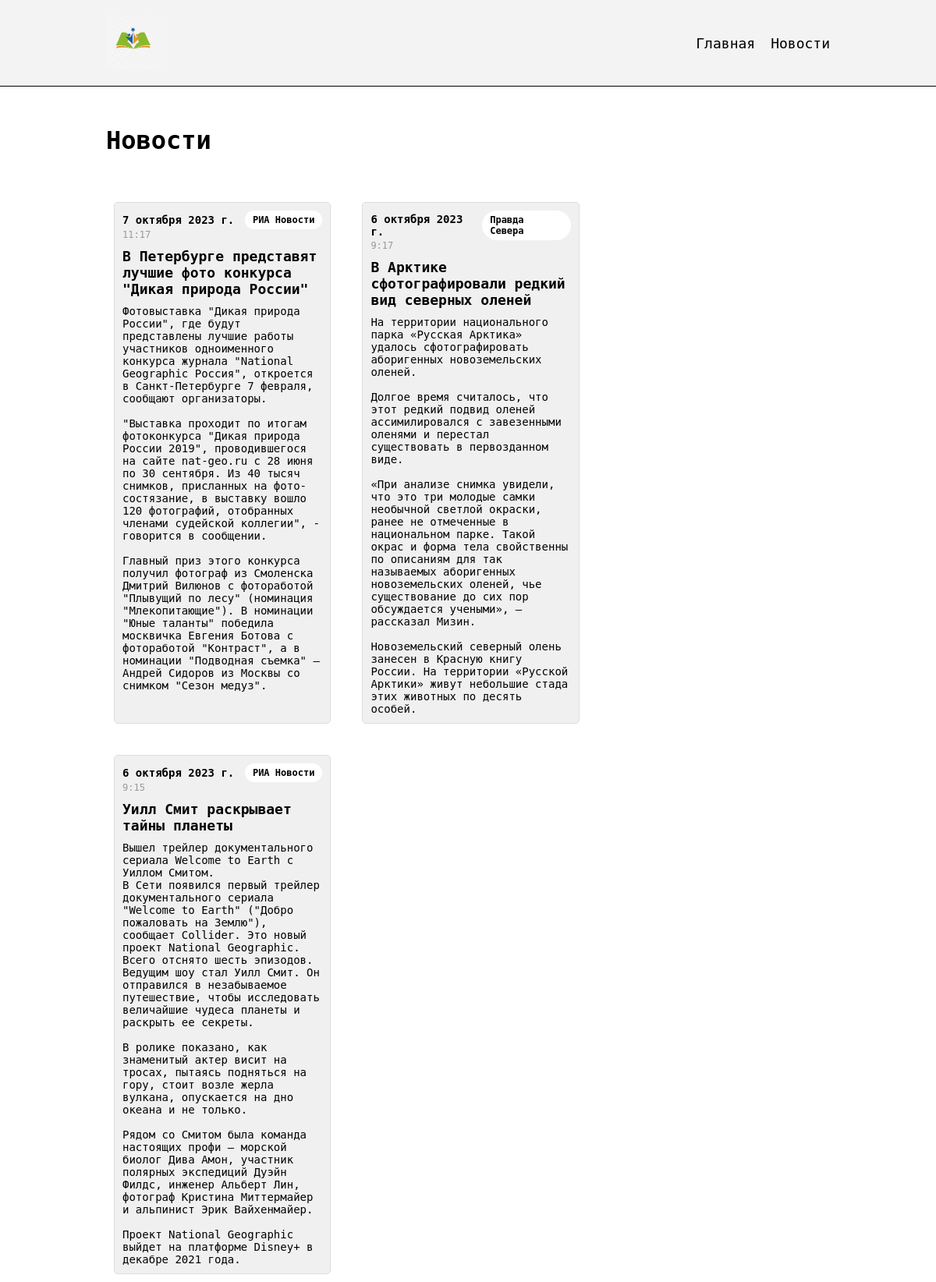
The page / on the database its author committed.
### index/models.py (models this page shows)
class News(models.Model):
    title = models.CharField(max_length=255, verbose_name='Заголовок')
    content = models.TextField(blank=True, verbose_name='Описание')
    date = models.DateTimeField(auto_now_add=True, verbose_name='Время создания')
    author = models.CharField(max_length=255, verbose_name='Автор')
    class Meta:
        verbose_name = 'Статья'
        verbose_name_plural = 'Статьи'
        ordering = ['-date']

### index/views.py (the view)
# urls.py: path('', main, name = 'home')
def main(request):
    news = News.objects.all()
    my_context = {
        'title': 'Новости',
        'menu': menu,
        'news': news
    }
    return render(request, 'index/index.html', context=my_context)

### index/templates/index/index.html
{% extends 'index/base.html' %}
{% block content %}
    <div class="container">
        <h1 class="main__title">{{ title }}</h1>
        <div class="news__row">
            {% for article in news %}
            <div class="news__card">
                <div class="news__header">
                    <p class="news__date">{{ article.date.date }}</p>
                    <div class="news__author">
                        {{article.author}}
                    </div>
                </div>
                <p class="news__time">{{ article.date.time }}</p>
                <h2 class="news__title">{{ article.title }}</h2>
                <p class="news__content">{{ article.content|linebreaksbr}} </p>
            </div>
            {% endfor %}
        </div>
    </div>
{% endblock %}

### index/templates/index/base.html (shortened to what this page needs)
{% load static %}
<!DOCTYPE html>
<html lang="ru">
<head>
    <link type="text/css" href="{% static 'index/css/style.css'%}" rel="stylesheet" />
</head>
<body>
    {% block mainmenu %}
        <header class="header">
            <div class="container">
                <div class="header__container">
                    <a href="{% url 'home' %}" class="header__logo"><img src="{% static 'index/images/logo.png' %}"></a>
                    <ul class="header__menu menu">
                        {% for item in menu %}
                        <li class="menu__item"><a href="{% url item.url_name %}">{{ item.title }}</a></li>
                        {% endfor %}
                    </ul>
                </div>
            </div>
        </header>
    {% endblock %}
    {% block content %}
    {% endblock %}
</body>
</html>

### index/static/index/css/style.css (style rules this page uses)
html { height: 100%; scroll-behavior: smooth; font-family: 'Consolas', 'Menlo', 'DejaVu Sans Mono', 'Bitstream Vera Sans Mono', monospace; }
*, *::before, *::after { padding: 0; margin: 0; box-sizing: border-box; }
ul[class], ol[class] { list-style: none; }
.container { max-width: 80%; padding: 0 16px; margin: 0 auto; }
.header { padding: 20px 0; border-bottom: 1px solid #000; background: #f3f3f3; }
.header__container { display: flex; justify-content: space-between; align-items: center; gap: 20px; }
.header__logo { display: block; width: 70px; height: 70px; }
.header__logo img { width: 100%; height: 100%; object-fit: contain; }
.menu { display: flex; justify-content: flex-end; align-items: center; gap: 20px; }
.menu__item a { color: #000; font-size: 18px; text-decoration: none; transition: all 0.2s linear; }
.main__title { margin-top: 50px; margin-bottom: 50px; }
.news__row { display: flex; flex-wrap: wrap; gap:20px; }
.news__card { width: 30%; margin: 10px; background-color: #f0f0f0; border: 1px solid #ddd; border-radius: 5px; padding: 10px; }
.news__header { display: flex; justify-content: space-between; align-items: center; }
.news__date { font-size: 14px; font-weight: bold; }
.news__time { font-size: 12px; color: #999; }
.news__author { background-color: #fff; padding: 5px 10px; border-radius: 20px; font-weight: bold; font-size: 12px; }
.news__title { font-size: 18px; margin-top: 10px; }
.news__content { font-size: 14px; margin-top: 10px; }

### rows shown on the page
News: date "7 октября 2023 г.", author "РИА Новости", date.time "11:17", title "В Петербурге представят лучшие фото конкурса \"Дикая природа России\"", content "Фотовыставка \"Дикая природа России\", где будут представлены лучшие работы участников одноименного конкурса журнала \"National Geographic Россия\", откроется в Санкт-Петербурге 7 февраля, сообщают организаторы. \"Выставка проходит по итогам фотоконкурса \"Дикая природа России 2019\", проводившегося на сайте nat-geo.ru с 28 июня по 30 сентября. Из 40 тысяч снимков, присланных на фото-состязание, в выставку вошло 120 фотографий, отобранных членами судейской коллегии\", - говорится в сообщении. Главный приз этого конкурса получил фотограф из Смоленска Дмитрий Вилюнов с фотоработой \"Плывущий по лесу\" (номинация \"Млекопитающие\"). В номинации \"Юные таланты\" победила москвичка Евгения Ботова с…"
News: date "6 октября 2023 г.", author "Правда Севера", date.time "9:17", title "В Арктике сфотографировали редкий вид северных оленей", content "На территории национального парка «Русская Арктика» удалось сфотографировать аборигенных новоземельских оленей. Долгое время считалось, что этот редкий подвид оленей ассимилировался с завезенными оленями и перестал существовать в первозданном виде. «При анализе снимка увидели, что это три молодые самки необычной светлой окраски, ранее не отмеченные в национальном парке. Такой окрас и форма тела свойственны по описаниям для так называемых аборигенных новоземельских оленей, чье существование до сих пор обсуждается учеными», — рассказал Мизин. Новоземельский северный олень занесен в Красную книгу России. На территории «Русской Арктики» живут небольшие стада этих животных по десять особей."
News: date "6 октября 2023 г.", author "РИА Новости", date.time "9:15", title "Уилл Смит раскрывает тайны планеты", content "Вышел трейлер документального сериала Welcome to Earth с Уиллом Смитом. В Сети появился первый трейлер документального сериала \"Welcome to Earth\" (\"Добро пожаловать на Землю\"), сообщает Collider. Это новый проект National Geographic. Всего отснято шесть эпизодов. Ведущим шоу стал Уилл Смит. Он отправился в незабываемое путешествие, чтобы исследовать величайшие чудеса планеты и раскрыть ее секреты. В ролике показано, как знаменитый актер висит на тросах, пытаясь подняться на гору, стоит возле жерла вулкана, опускается на дно океана и не только. Рядом со Смитом была команда настоящих профи — морской биолог Дива Амон, участник полярных экспедиций Дуэйн Филдс, инженер Альберт Лин, фотограф…"

### other values the page prints
{{ item.title }} "Главная" "Новости"
{{ title }} "Новости"
